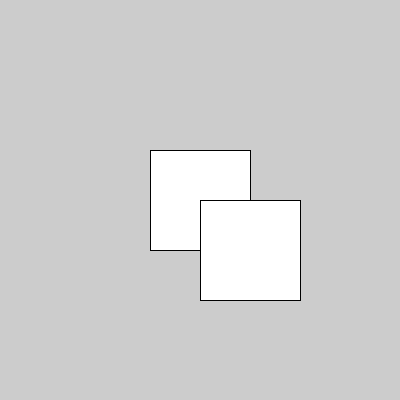
Frame 1 (no input)
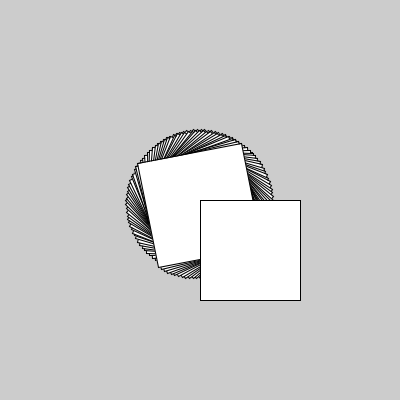
Frame 60 (the mouse pressed at the canvas centre just before this capture)
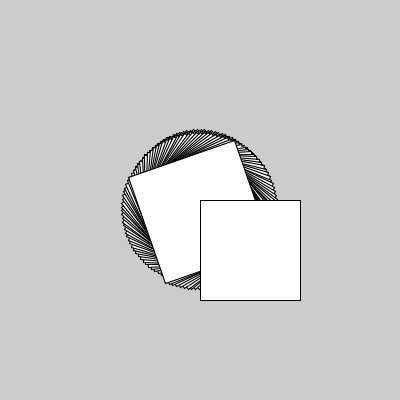
Frame 120 (the mouse held since frame 60 and released just before this capture)

The Processing sketch that drew these frames (run headless with seeded random() and noise(); from frame 60 on, the mouse is pressed at the canvas centre):

// Processing sketch: aula12_grupo02_exercicio01
// ── aula12_grupo02_exercicio01.pde
float y=0; float roda=0; float escala=1;
void setup() {   size(400, 400);}//transformações
void draw() {
  pushMatrix();
  translate(200,200+y);
  rectMode(CENTER);
  rotate(roda); scale(escala);
  rect(0, 0, 100, 100);
  popMatrix();
  y=y+0.1; roda=roda+0.05; escala+=0.001;
  rectMode(CORNER);
  rect(200, 200, 100, 100);
}
